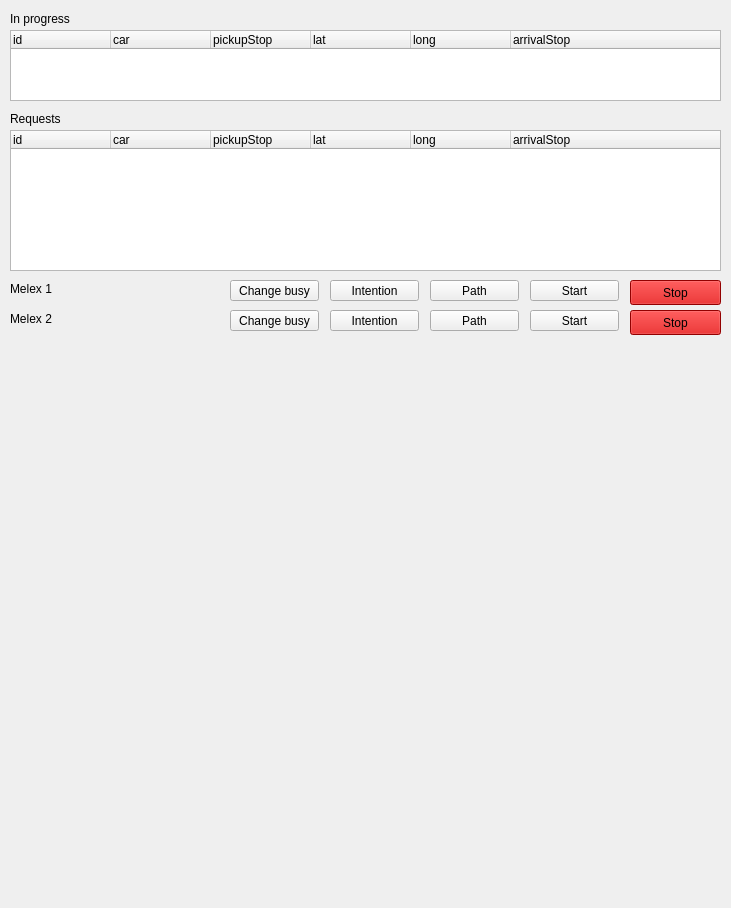
<?xml version="1.0" encoding="UTF-8"?>
<ui version="4.0">
 <class>guiDlg</class>
 <widget class="QWidget" name="guiDlg">
  <property name="geometry">
   <rect>
    <x>0</x>
    <y>0</y>
    <width>731</width>
    <height>908</height>
   </rect>
  </property>
  <property name="windowTitle">
   <string>api_communicator</string>
  </property>
  <widget class="QPushButton" name="emergency_melex_1">
   <property name="geometry">
    <rect>
     <x>630</x>
     <y>280</y>
     <width>91</width>
     <height>25</height>
    </rect>
   </property>
   <property name="styleSheet">
    <string notr="true">background-color: rgb(204, 0, 0);</string>
   </property>
   <property name="text">
    <string>Stop</string>
   </property>
  </widget>
  <widget class="QLabel" name="label">
   <property name="geometry">
    <rect>
     <x>10</x>
     <y>280</y>
     <width>67</width>
     <height>17</height>
    </rect>
   </property>
   <property name="text">
    <string>Melex 1</string>
   </property>
  </widget>
  <widget class="QLabel" name="label_2">
   <property name="geometry">
    <rect>
     <x>10</x>
     <y>310</y>
     <width>67</width>
     <height>17</height>
    </rect>
   </property>
   <property name="text">
    <string>Melex 2</string>
   </property>
  </widget>
  <widget class="QPushButton" name="emergency_melex_2">
   <property name="geometry">
    <rect>
     <x>630</x>
     <y>310</y>
     <width>91</width>
     <height>25</height>
    </rect>
   </property>
   <property name="styleSheet">
    <string notr="true">background-color: rgb(204, 0, 0);</string>
   </property>
   <property name="text">
    <string>Stop</string>
   </property>
  </widget>
  <widget class="QPushButton" name="busy_melex_1">
   <property name="geometry">
    <rect>
     <x>230</x>
     <y>280</y>
     <width>89</width>
     <height>21</height>
    </rect>
   </property>
   <property name="text">
    <string>Change busy</string>
   </property>
  </widget>
  <widget class="QPushButton" name="busy_melex_2">
   <property name="geometry">
    <rect>
     <x>230</x>
     <y>310</y>
     <width>89</width>
     <height>21</height>
    </rect>
   </property>
   <property name="text">
    <string>Change busy</string>
   </property>
  </widget>
  <widget class="QPushButton" name="start_melex_2">
   <property name="geometry">
    <rect>
     <x>530</x>
     <y>310</y>
     <width>89</width>
     <height>21</height>
    </rect>
   </property>
   <property name="text">
    <string>Start</string>
   </property>
  </widget>
  <widget class="QPushButton" name="start_melex_1">
   <property name="geometry">
    <rect>
     <x>530</x>
     <y>280</y>
     <width>89</width>
     <height>21</height>
    </rect>
   </property>
   <property name="text">
    <string>Start</string>
   </property>
  </widget>
  <widget class="QPushButton" name="intention_melex_2">
   <property name="geometry">
    <rect>
     <x>330</x>
     <y>310</y>
     <width>89</width>
     <height>21</height>
    </rect>
   </property>
   <property name="text">
    <string>Intention</string>
   </property>
  </widget>
  <widget class="QPushButton" name="intention_melex_1">
   <property name="geometry">
    <rect>
     <x>330</x>
     <y>280</y>
     <width>89</width>
     <height>21</height>
    </rect>
   </property>
   <property name="text">
    <string>Intention</string>
   </property>
  </widget>
  <widget class="QPushButton" name="path_melex_2">
   <property name="geometry">
    <rect>
     <x>430</x>
     <y>310</y>
     <width>89</width>
     <height>21</height>
    </rect>
   </property>
   <property name="text">
    <string>Path</string>
   </property>
  </widget>
  <widget class="QPushButton" name="path_melex_1">
   <property name="geometry">
    <rect>
     <x>430</x>
     <y>280</y>
     <width>89</width>
     <height>21</height>
    </rect>
   </property>
   <property name="text">
    <string>Path</string>
   </property>
  </widget>
  <widget class="QTreeWidget" name="progress_list">
   <property name="geometry">
    <rect>
     <x>10</x>
     <y>30</y>
     <width>711</width>
     <height>71</height>
    </rect>
   </property>
   <column>
    <property name="text">
     <string>id</string>
    </property>
   </column>
   <column>
    <property name="text">
     <string>car</string>
    </property>
   </column>
   <column>
    <property name="text">
     <string>pickupStop</string>
    </property>
   </column>
   <column>
    <property name="text">
     <string>lat</string>
    </property>
   </column>
   <column>
    <property name="text">
     <string>long</string>
    </property>
   </column>
   <column>
    <property name="text">
     <string>arrivalStop</string>
    </property>
   </column>
  </widget>
  <widget class="QLabel" name="label_3">
   <property name="geometry">
    <rect>
     <x>10</x>
     <y>110</y>
     <width>67</width>
     <height>17</height>
    </rect>
   </property>
   <property name="text">
    <string>Requests</string>
   </property>
  </widget>
  <widget class="QLabel" name="label_4">
   <property name="geometry">
    <rect>
     <x>10</x>
     <y>10</y>
     <width>91</width>
     <height>17</height>
    </rect>
   </property>
   <property name="text">
    <string>In progress</string>
   </property>
  </widget>
  <widget class="QLabel" name="melex_state_1">
   <property name="geometry">
    <rect>
     <x>70</x>
     <y>280</y>
     <width>151</width>
     <height>20</height>
    </rect>
   </property>
   <property name="text">
    <string/>
   </property>
   <property name="alignment">
    <set>Qt::AlignCenter</set>
   </property>
  </widget>
  <widget class="QTreeWidget" name="requests_list">
   <property name="geometry">
    <rect>
     <x>10</x>
     <y>130</y>
     <width>711</width>
     <height>141</height>
    </rect>
   </property>
   <column>
    <property name="text">
     <string>id</string>
    </property>
   </column>
   <column>
    <property name="text">
     <string>car</string>
    </property>
   </column>
   <column>
    <property name="text">
     <string>pickupStop</string>
    </property>
   </column>
   <column>
    <property name="text">
     <string>lat</string>
    </property>
   </column>
   <column>
    <property name="text">
     <string>long</string>
    </property>
   </column>
   <column>
    <property name="text">
     <string>arrivalStop</string>
    </property>
   </column>
  </widget>
  <widget class="QLabel" name="melex_state_2">
   <property name="geometry">
    <rect>
     <x>70</x>
     <y>310</y>
     <width>151</width>
     <height>20</height>
    </rect>
   </property>
   <property name="text">
    <string/>
   </property>
   <property name="alignment">
    <set>Qt::AlignCenter</set>
   </property>
  </widget>
  <widget class="QLabel" name="label_5">
   <property name="geometry">
    <rect>
     <x>110</x>
     <y>340</y>
     <width>531</width>
     <height>551</height>
    </rect>
   </property>
   <property name="text">
    <string/>
   </property>
   <property name="pixmap">
    <pixmap>../../../../../../../../Downloads/asdf.jpg</pixmap>
   </property>
   <property name="scaledContents">
    <bool>false</bool>
   </property>
  </widget>
 </widget>
 <resources/>
 <connections/>
</ui>
